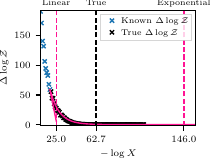

The script that saved this image:
import numpy as np
import matplotlib.pyplot as plt
from aeons.utils import *
from aeons.increment import IncrementModel
figsettings()


name, samples = get_samples('toy', 'gauss_16')
inc = IncrementModel(samples, nlive=500)
true_endpoint = inc.true_endpoint()
true_logXf = samples.logX().iloc[true_endpoint]

ndead = 10000
endpoint_linear = inc.get_endpoint(ndead, method='linear', steps=2)
endpoint_exp = inc.get_endpoint(ndead, method='exp', steps=10)
logXf_linear = endpoint_linear/-500
logXf_exp = endpoint_exp/-500

fig, ax = plt.subplots(figsize=(2, 1.5))
inc.delta_logZ(ndead).plot(marker='x', ms=3, ls='none', ax=ax, label='Known $\\Delta\\log\\mathcal{Z}$')
inc.true_delta_logZ(ndead).plot(color='black', marker='x', ms=3, ls='none', ax=ax, label='True $\\Delta \\log \\mathcal{Z}$')
inc.exponential_extrapolate(ndead, steps=10).plot(lw=1, ax=ax, color='deeppink')
inc.linear_extrapolate(ndead, steps=2).plot(lw=1, ax=ax, color='deeppink')

ax.axvline(true_endpoint, lw=1, linestyle='--', color='black')
ax.axvline(x=endpoint_exp, lw=1, linestyle='--', color='deeppink')
ax.axvline(x=endpoint_linear, lw=1, linestyle='--', color='deeppink')
ax.set_xticks([endpoint_linear, true_endpoint, endpoint_exp], [-logXf_linear, f"{-true_logXf:.1f}", -logXf_exp])
height = 210
ax.text(endpoint_linear, height, "Linear", ha='center', va='top', fontsize=6)
ax.text(true_endpoint, height, "True", ha='center', va='top', fontsize=6)
ax.text(endpoint_exp, height, "Exponential", ha='center', va='top', fontsize=6)
ax.margins(y=0.01)

ax.set_xlim(ndead - 5000, true_endpoint * 2.5)
ax.set_xlabel("$-\\log X$")
ax.set_ylabel('$\\Delta \\log \\mathcal{Z}$')
ax.legend(loc='upper right', fontsize=6, handletextpad=.1)

fig.savefig('inc_extrapolate.pdf', pad_inches=0, bbox_inches='tight')
